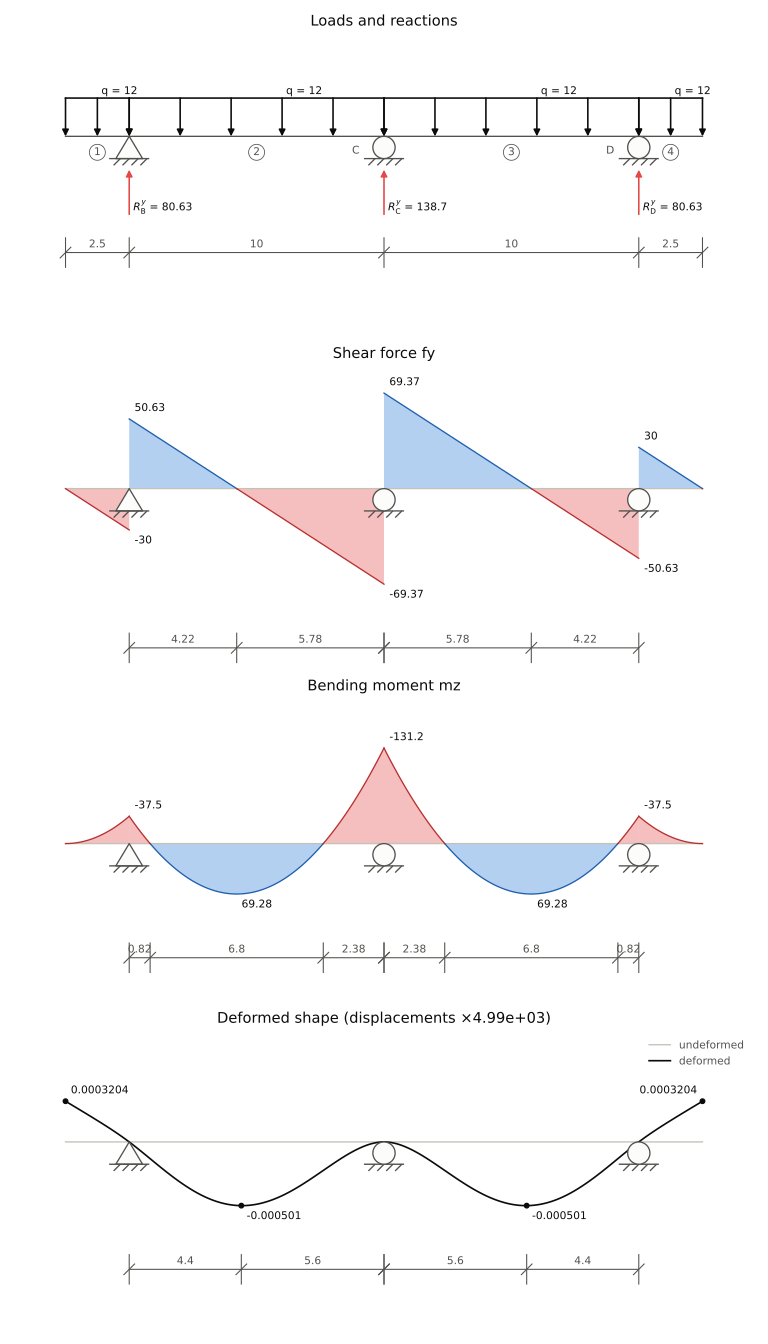

Python code for this plot:
import matplotlib.pyplot as plt

from pymas import Structure

# model and analyze a beam on three supports, with two 10 m spans and two
# 2.5 m overhangs, of 28 MPa concrete under its self weight

# create a model to analyze the beam (uy and rz degrees of freedoms activates)
model = Structure(type='beam')

# add a concrete of 28 MPa
model.add_material('concrete 28 MPa', E=4700*28**0.5*1000)  # kN/m2

# add a rectangular section of 0.5x1.0 m
model.add_rectangular_section('0.5x1.0', dy=1.0, dz=0.5)  # m

# add joints at the ends of the overhangs and at the supports
model.add_joint('A', x=0.00)
model.add_joint('B', x=2.50)
model.add_joint('C', x=12.5)
model.add_joint('D', x=22.5)
model.add_joint('E', x=25.0)  # m

# add supports at B, C and D; A and E are free
model.add_support('B', r_ux=True, r_uy=True)
model.add_support('C', r_uy=True)
model.add_support('D', r_uy=True)

# add frames: the overhangs and the spans
for frame, (joint_j, joint_k) in enumerate(('AB', 'BC', 'CD', 'DE'), 1):
    model.add_frame(str(frame), joint_j, joint_k, 'concrete 28 MPa',
                    '0.5x1.0', bending_z=True)

# add self weight
for frame in model.frames:
    model.add_distributed_load(frame, fy=-24 * (0.5 * 1.0))  # kN/m

# analyze the model
model.run_analysis()

# plot the dimensioned beam with its loads, reactions and support and frame
# names, the shear force and bending moment diagrams, with their zero
# crossings dimensioned, and the deformed shape, with the positions of its
# largest deflections dimensioned, one under the other (sharex lines up the
# beams; the figure is tall enough for the diagrams and their dimensions)
fig, (loads, shear, moment, deformed) = plt.subplots(4, 1, figsize=(8, 14),
                                                     sharex=True)
model.plot_loads(loads, dimensions=True, support_names=True, frame_names=True)
model.plot_diagram('fy', ax=shear, labels=True, dimensions=True)
model.plot_diagram('mz', ax=moment, labels=True, dimensions=True)
model.plot_deformed(ax=deformed, labels=True, dimensions=True)
fig.tight_layout()
fig.savefig('overhanging_beam.svg')
